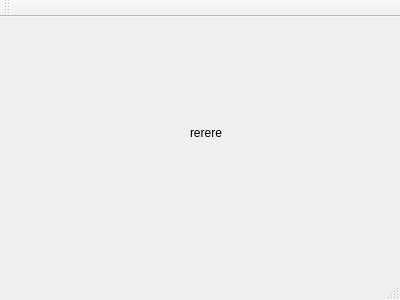
<?xml version="1.0" encoding="UTF-8"?>
<ui version="4.0">
 <class>MainWindow</class>
 <widget class="QMainWindow" name="MainWindow">
  <property name="geometry">
   <rect>
    <x>0</x>
    <y>0</y>
    <width>400</width>
    <height>300</height>
   </rect>
  </property>
  <property name="windowTitle">
   <string>MainWindow</string>
  </property>
  <widget class="QWidget" name="centralWidget">
   <widget class="QLabel" name="label">
    <property name="geometry">
     <rect>
      <x>190</x>
      <y>80</y>
      <width>111</width>
      <height>71</height>
     </rect>
    </property>
    <property name="layoutDirection">
     <enum>Qt::LeftToRight</enum>
    </property>
    <property name="autoFillBackground">
     <bool>false</bool>
    </property>
    <property name="text">
     <string>rerere</string>
    </property>
   </widget>
  </widget>
  <widget class="QMenuBar" name="menuBar">
   <property name="geometry">
    <rect>
     <x>0</x>
     <y>0</y>
     <width>400</width>
     <height>21</height>
    </rect>
   </property>
  </widget>
  <widget class="QToolBar" name="mainToolBar">
   <attribute name="toolBarArea">
    <enum>TopToolBarArea</enum>
   </attribute>
   <attribute name="toolBarBreak">
    <bool>false</bool>
   </attribute>
  </widget>
  <widget class="QStatusBar" name="statusBar"/>
 </widget>
 <layoutdefault spacing="6" margin="11"/>
 <resources/>
 <connections/>
</ui>
